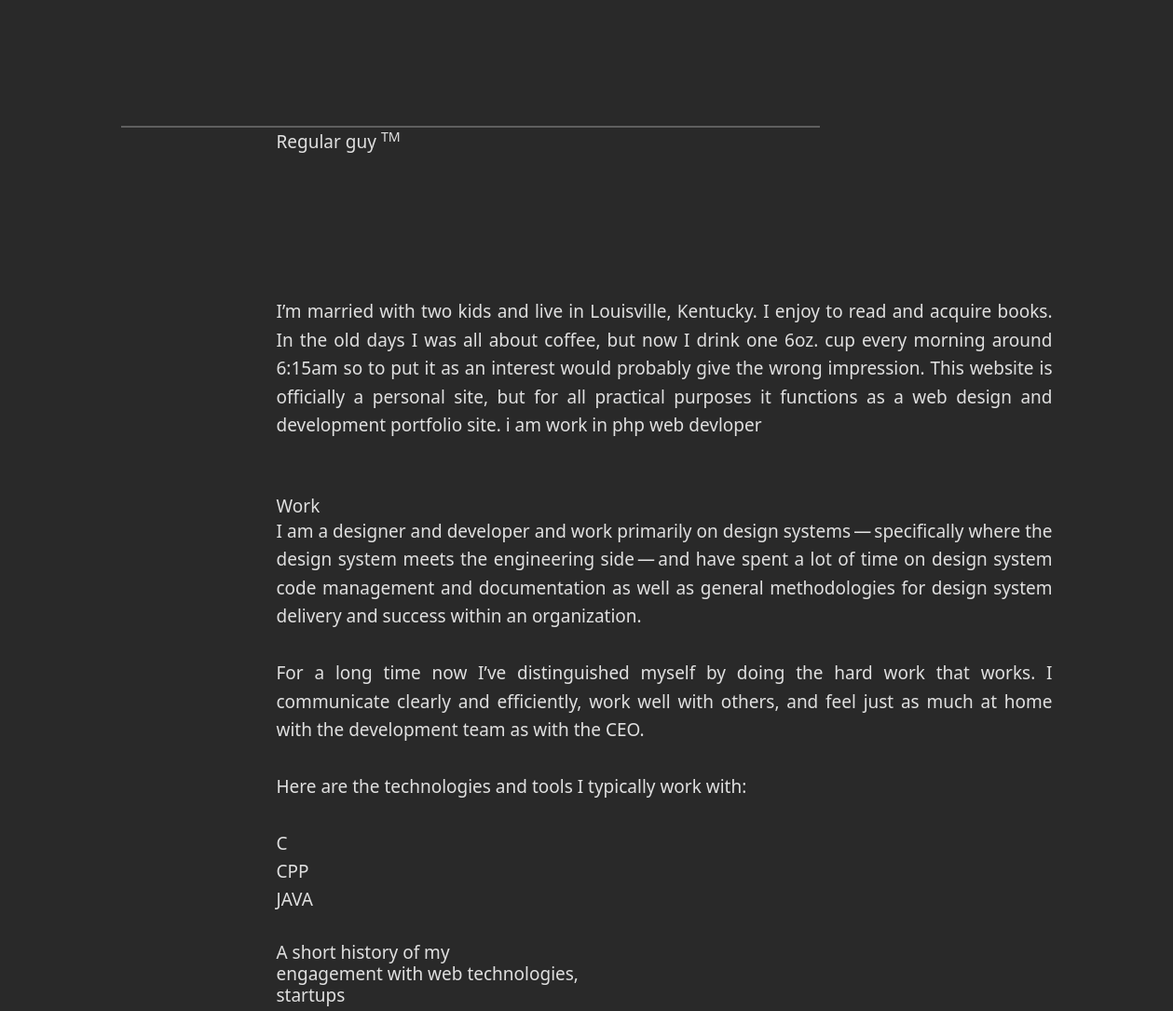
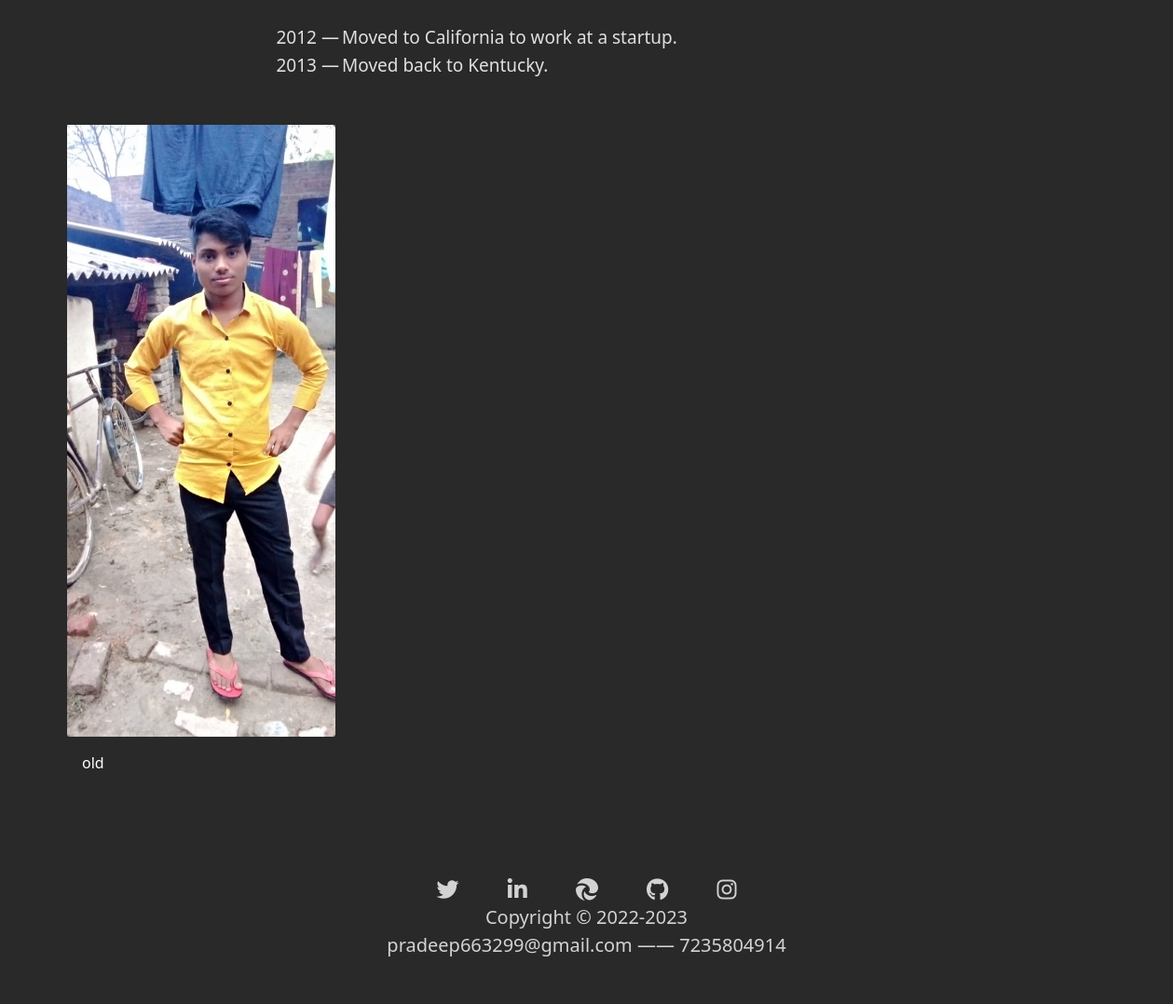
The page /about/ on the database its author committed (2 pictures, top to bottom).
### portfolioapp/models.py (models this page shows)
class About(models.Model):
    image=models.ImageField(upload_to='personal',null=True,blank=True)
    title=models.CharField(max_length=50 ,null=True,blank=True)
    regular=models.TextField(null=True,blank=True)
    wrk=models.TextField( null=True,blank=True)
    techno=models.TextField(null=True,blank=True)
    hstry=models.TextField(null=True,blank=True)
    @staticmethod
    def get_all_details():
        return About.objects.all()

### portfolioapp/views.py (the view)
# urls.py: path('about/',views.about,name="about"),
def about(request):
    det=About.get_all_details()
    return render(request,"about.html",{'det':det})

### portfolioapp/templates/about.html (shortened to what this page needs)
{% extends "base.html" %}
{% block body %}
<div class="container">
  <hr class="border border-white w-75" />
  <div class="content">
    <span>Regular guy <sup>TM</sup></span>
    <br />
    <br />
    <br />
    <br />
    <br />
    <br />
    <p>
      {% for el in det %}
        {% if el.regular|length > 0 %}
          {{ el.regular }}
        {% endif %}
      {% endfor %}
    </p>
    <br />
    <br />
    <h3>Work</h3>
    {% for el in det %}
      {% if el.wrk|length > 0 %}
        <p>
          {{ el.wrk }}
        </p>
        <br />
      {% endif %}
    {% endfor %}
    <p>Here are the technologies and tools I typically work with:</p>
    <br />
    <ul>
      {% for el in det %}
        {% if el.techno|length > 0 %}
          <li>
            {{ el.techno }}
          </li>
        {% endif %}
      {% endfor %}
    </ul>
    <br />
    <h3>
      A short history of my <br />
      engagement with web technologies,<br />
      startups
    </h3>
    <br />
    <ul>
      {% for el in det %}
        {% if el.hstry|length > 0 %}
          <li>
            {{ el.hstry }}
          </li>
        {% endif %}
      {% endfor %}
    </ul>
  </div>
</div>
<div class="row">
  <div class="col-sm">
    <div class="row">
      {% for d in det %}
        {% if d.title|length > 0 %}
          <div class="col-sm-auto m-4">
            <div class="cards m-4" style="width: 18rem">
              <img src="{{ d.image.url }}" class="card-img-bottom" alt="..." />
            <div class="card-body">
            <p class="card-text">{{ d.title }}</p>
            </div>
            </div>
          </div>
        {% endif %}
      {% endfor %}
    </div>
  </div>
</div>
{% endblock %}

### portfolioapp/templates/base.html (shortened to what this page needs)
{% load tailwind_tags %}
<!DOCTYPE html>
<html lang="en">
  {% load static %}
  <head>
    <link
      href="https://cdn.jsdelivr.net/npm/bootstrap@5.0.2/dist/css/bootstrap.min.css"
      rel="stylesheet"
    />
    <link
      rel="stylesheet"
      href="https://cdnjs.cloudflare.com/ajax/libs/font-awesome/6.2.0/css/all.min.css"
    />
    <link rel="stylesheet" href="/static/css/main.css" />
    {% tailwind_css %}
    <link rel="stylesheet" href="https://cdnjs.cloudflare.com/ajax/libs/font-awesome/6.2.0/css/all.min.css" />
  </head>
  <body>
    <div class="container-fluid bg">
      <div class="row">
        <div class="col-sm-12">
          <nav class="navbar navbar-expand-lg bg text-light navbar-light">
            <div class="container-fluid">
            </div>
          </nav>
        </div>
      </div>
      <div class="container-xxl mt-5 text-white">{% block body %}
        {% endblock %}</div>
      <div class="row">
        <div class="col-sm-12 bg">
          <div class="footer m-5">
            <ul>
              <li><a href="https://twitter.com/Pradeep12357729" target="_new" ><i class="fa-brands fa-twitter fs-4 mx-4"></i></a></li>
              <li><a href="https://www.linkedin.com/in/pradeep-kumar-aa89bb247/" target="_new"><i class="fa-brands fa-linkedin-in fs-4 mx-4"></i></a></li>
              <li><a href="http://www.google.com" target="_new"><i class="fa-brands fa-edge fs-4 mx-4"></i></a></li>
              <li><a href="https://github.com/pky1341" target="_new"><i class="fa-brands fa-github fs-4 mx-4"></i></a></li>
              <li><a href="https://www.instagram.com/pradeep6632992021/" target="_new"><i class="fa-brands fa-instagram fs-4 mx-4"></i></a></li>
            </ul>
            <div class="copy fw-light fs-5">
              Copyright © 2022-2023<br />
              pradeep663299@gmail.com —— 7235804914
            </div>
          </div>
        </div>
      </div>
    </div>
  </body>
</html>

### portfolioapp/static/css/main.css (style rules this page uses)
* { margin: 0px; padding: 0px; box-sizing: border-box; }
.bg { background-color: #292929; }
.navbar-expand-lg { margin: 0px; height: 87px; }
.footer ul { list-style: none; }
.footer ul li { display: inline-block; }
.footer ul li { transition-property: all; transition-duration: 1s; transition-timing-function: ease-in-out; transition-delay: 0.1s; }
.footer { text-align: center; color: lightgrey; }
.content { margin-left: 50px; }
@media (min-width: 300px) { .content { height: fit-content; width: fit-content; margin-inline-start: 167px; font-size: 19px; line-height: 30.4px; color: #e0e0e0; font-style: normal; font-weight: 400; letter-spacing: normal; text-decoration: none solid rgb(224, 224, 224); text-align: start; font-family: Unica77LLWeb-Regular, L10Web, system-ui, -apple-system, BlinkMacSystemFont, "Segoe UI", "Helvetica Neue", Arial, sans-serif; } }
@media (min-width: 300px) { .content p { text-align: justify; } }

### rows shown on the page
About: regular "I’m married with two kids and live in Louisville, Kentucky. I enjoy to read and acquire books. In the old days I was all about coffee, but now I drink one 6oz. cup every morning around 6:15am so to put it as an interest would probably give the wrong impression. This website is officially a personal site, but for all practical purposes it functions as a web design and development portfolio site.", wrk "I am a designer and developer and work primarily on design systems — specifically where the design system meets the engineering side — and have spent a lot of time on design system code management and documentation as well as general methodologies for design system delivery and success within an organization.", techno "C", hstry "2012 — Moved to California to work at a startup.", image (picture), title "old"
About: regular "i am work in php web devloper"
About: wrk "For a long time now I’ve distinguished myself by doing the hard work that works. I communicate clearly and efficiently, work well with others, and feel just as much at home with the development team as with the CEO.", techno "CPP", hstry "2013 — Moved back to Kentucky."
About: techno "JAVA"
